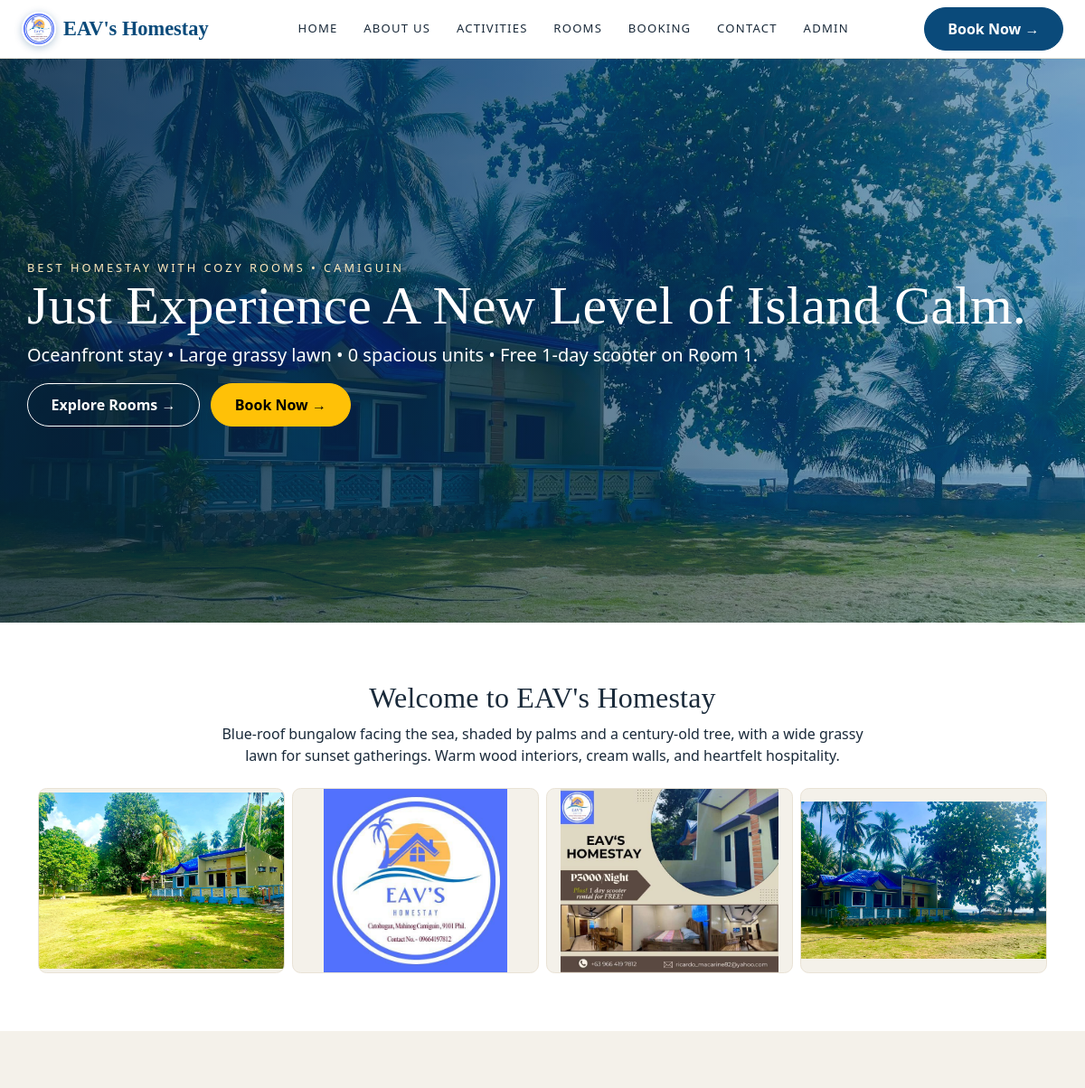
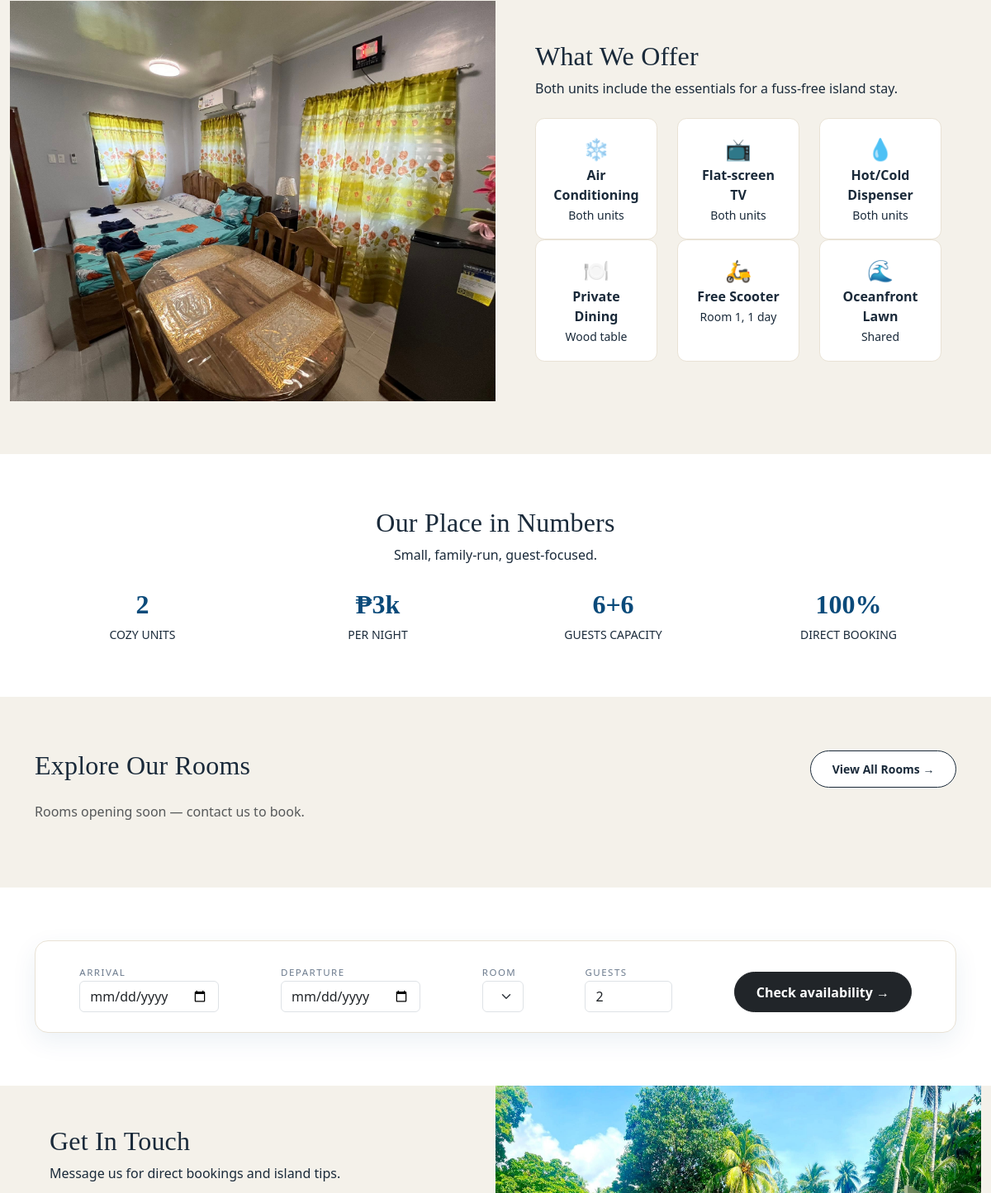
Before: / (upper part) with the older database file (2 pictures, top to bottom).
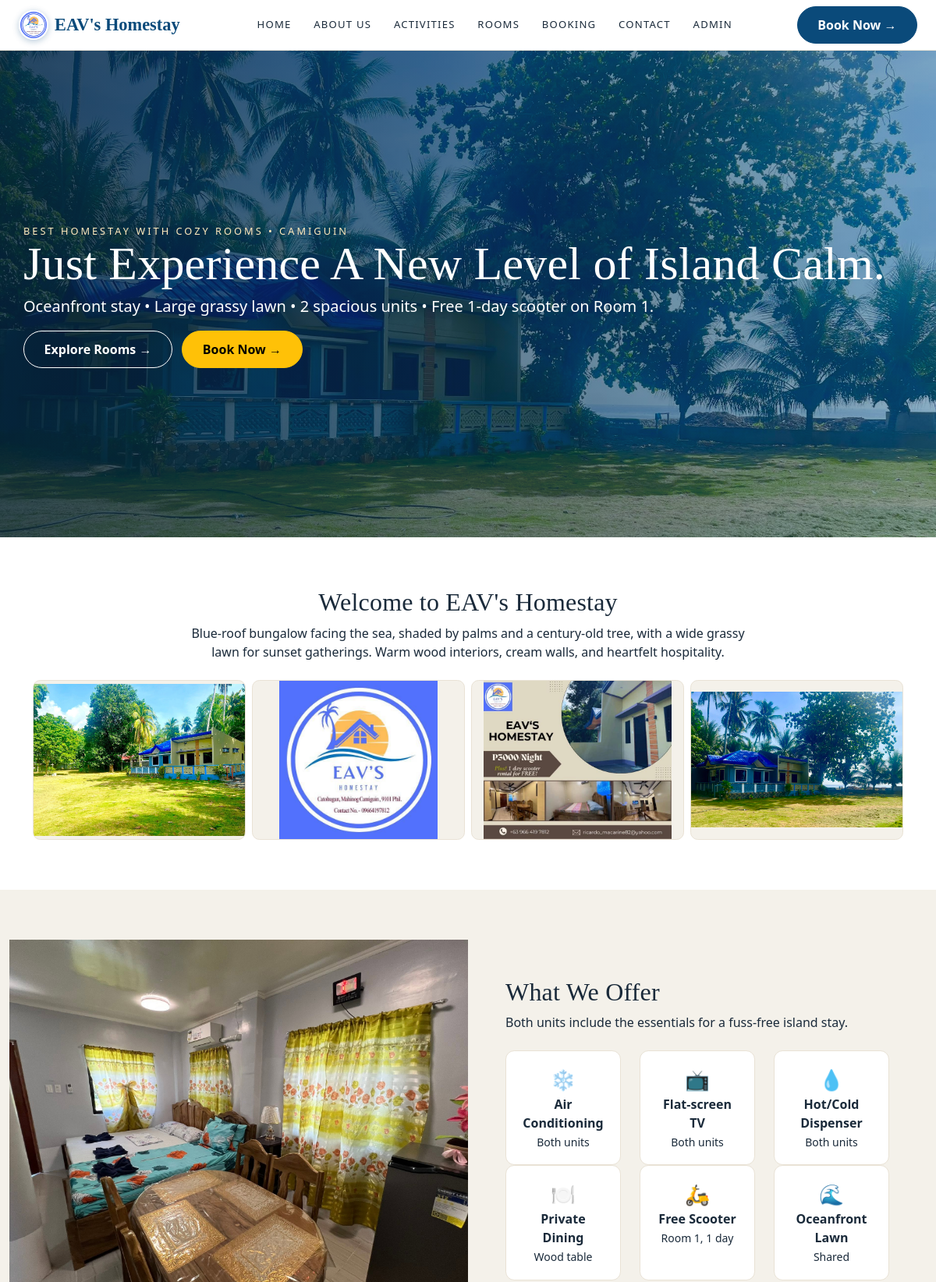
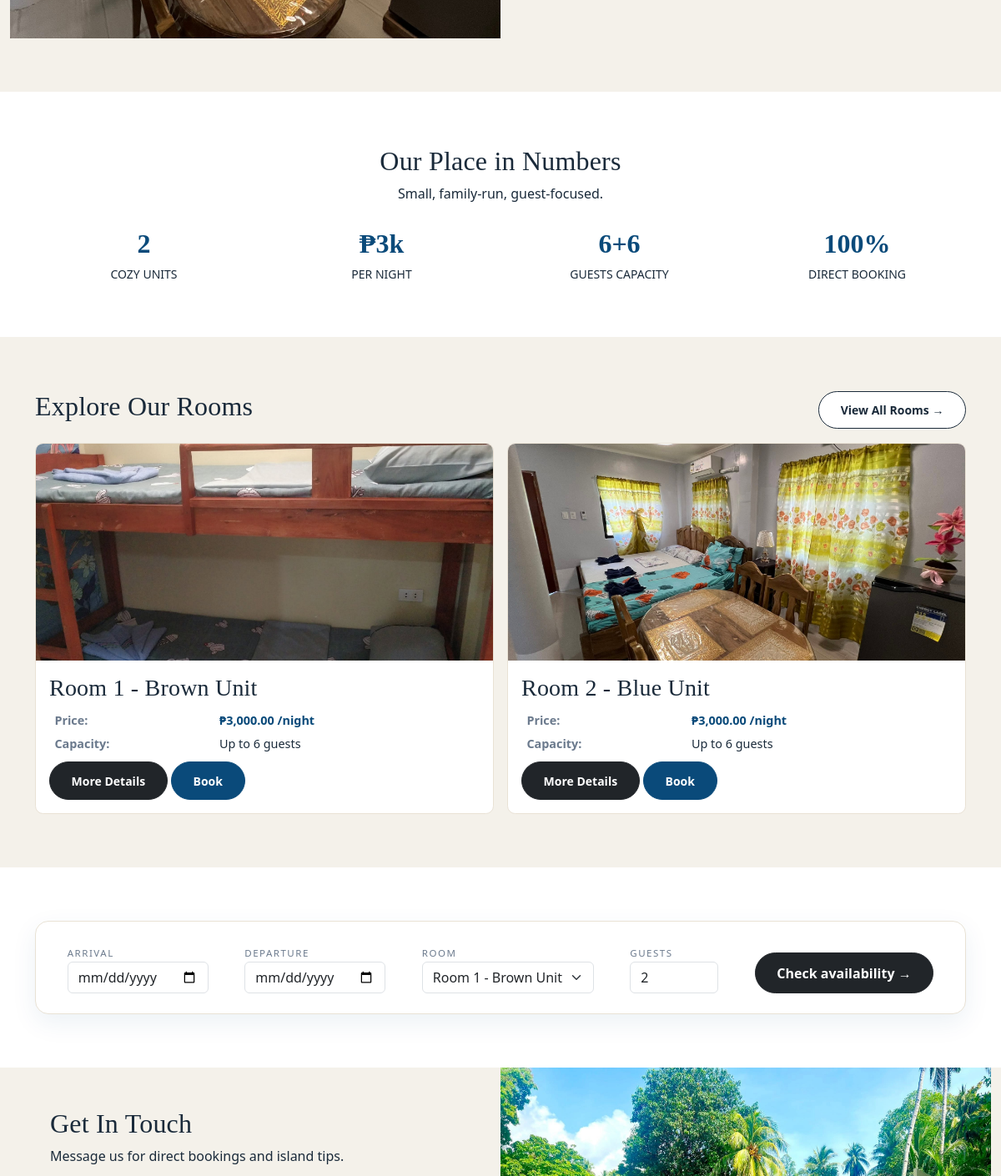
After: the same page with the newer database file (2 pictures, top to bottom).
### tables this page shows
CREATE TABLE IF NOT EXISTS rooms (
  id INT AUTO_INCREMENT PRIMARY KEY,
  room_name VARCHAR(100) NOT NULL,
  color VARCHAR(50) NOT NULL,
  capacity INT NOT NULL DEFAULT 4,
  price_per_night DECIMAL(10,2) NOT NULL DEFAULT 3000.00,
  description TEXT,
  image_urls TEXT,
  status ENUM('pending','active') NOT NULL DEFAULT 'pending',
  created_at TIMESTAMP DEFAULT CURRENT_TIMESTAMP
);

### config/helpers.php (called while the page is built, shortened)
<?php
function peso($n) {
    return '₱' . number_format((float)$n, 2);
}
function esc($s) { return htmlspecialchars($s ?? '', ENT_QUOTES, 'UTF-8'); }

### index.php (the view, shortened to what this page needs)
<?php require 'config/db.php'; require 'config/helpers.php'; require 'includes/header.php';
$siteRooms = [];
try { $siteRooms = $conn->query("SELECT * FROM rooms WHERE status='active' ORDER BY id")->fetch_all(MYSQLI_ASSOC); } catch (Exception $e) { $siteRooms = []; }
$nRooms = count($siteRooms);
?>
<section class="telly-hero">
  <img class="bg" src="assets/images/outside/528041068_122133605528410695_6982286475227622801_n.jpg" alt="Oceanfront homestay">
  <div class="overlay"></div>
  <div class="container content">
    <span class="eyebrow">Best Homestay With Cozy Rooms • Camiguin</span>
    <h1 class="banner-title serif">Just Experience A New Level of Island Calm.</h1>
    <p class="fs-5">Oceanfront stay • Large grassy lawn • <?php echo $nRooms; ?> spacious unit<?php echo $nRooms===1?'':'s'; ?> • Free 1-day scooter on Room 1.</p>
    <a href="rooms.php" class="btn btn-outline-cream btn-pill btn-arrow"><span>Explore Rooms</span></a>
    <a href="booking.php" class="btn btn-warning btn-pill btn-arrow ms-2"><span>Book Now</span></a>
  </div>
</section>
<section id="about" class="section text-center"><div class="container">
  <h2 class="serif">Welcome to EAV's Homestay</h2>
  <p class="col-lg-8 mx-auto">Blue-roof bungalow facing the sea, shaded by palms and a century-old tree, with a wide grassy lawn for sunset gatherings. Warm wood interiors, cream walls, and heartfelt hospitality.</p>
  <div class="row g-2 gallery mt-3">
    <div class="col-6 col-md-3"><img src="assets/images/outside/526532030_122133411140410695_3817852151501581650_n.jpg" alt="Lawn"></div>
    <div class="col-6 col-md-3"><img src="assets/images/outside/471376988_122117293292410695_8723640025538681244_n.jpg" alt="Front"></div>
    <div class="col-6 col-md-3"><img src="assets/images/outside/471327276_122117290112410695_2531146444987430042_n.jpg" alt="Palms"></div>
    <div class="col-6 col-md-3"><img src="assets/images/outside/528041068_122133605528410695_6982286475227622801_n.jpg" alt="Exterior"></div>
  </div>
</div></section>
<section id="amenities" class="section section-gray"><div class="container-fluid"><div class="row g-0">
  <div class="col-lg-6"><img src="assets/images/room2/538113582_122134519310410695_8735526467688003549_n.jpg" class="w-100 h-100" style="object-fit:cover;min-height:340px" alt="Room comfort"></div>
  <div class="col-lg-6 p-5">
    <h2 class="serif">What We Offer</h2><p>Both units include the essentials for a fuss-free island stay.</p>
    <div class="row mt-4">
      <div class="col-6 col-md-4"><div class="amenity"><div class="ic">❄️</div><b>Air Conditioning</b><br><small>Both units</small></div></div>
      <div class="col-6 col-md-4"><div class="amenity"><div class="ic">📺</div><b>Flat-screen TV</b><br><small>Both units</small></div></div>
      <div class="col-6 col-md-4"><div class="amenity"><div class="ic">💧</div><b>Hot/Cold Dispenser</b><br><small>Both units</small></div></div>
      <div class="col-6 col-md-4"><div class="amenity"><div class="ic">🍽️</div><b>Private Dining</b><br><small>Wood table</small></div></div>
      <div class="col-6 col-md-4"><div class="amenity"><div class="ic">🛵</div><b>Free Scooter</b><br><small>Room 1, 1 day</small></div></div>
      <div class="col-6 col-md-4"><div class="amenity"><div class="ic">🌊</div><b>Oceanfront Lawn</b><br><small>Shared</small></div></div>
    </div>
  </div>
</div></div></section>
<section class="section"><div class="container text-center">
  <h2 class="serif">Our Place in Numbers</h2><p>Small, family-run, guest-focused.</p>
  <div class="row mt-4">
    <div class="col-6 col-md-3"><div class="stat-num">2</div><small class="text-uppercase">Cozy Units</small></div>
    <div class="col-6 col-md-3"><div class="stat-num">₱3k</div><small class="text-uppercase">Per Night</small></div>
    <div class="col-6 col-md-3"><div class="stat-num">6+6</div><small class="text-uppercase">Guests Capacity</small></div>
    <div class="col-6 col-md-3"><div class="stat-num">100%</div><small class="text-uppercase">Direct Booking</small></div>
  </div>
</div></section>
<section id="our-rooms" class="section section-gray"><div class="container">
  <div class="d-flex justify-content-between align-items-center mb-3"><h2 class="serif">Explore Our Rooms</h2><a href="rooms.php" class="btn btn-outline-ink btn-pill btn-arrow btn-sm"><span>View All Rooms</span></a></div>
  <div class="row g-3">
    <?php foreach($siteRooms as $sr): ?>
    <div class="col-md-6"><div class="room-card">
      <img src="<?php echo esc($sr['image_urls']); ?>" alt="<?php echo esc($sr['room_name']); ?>">
      <div class="p-3"><h3 class="serif"><?php echo esc($sr['room_name']); ?></h3>
        <table class="spec-table"><tr><td><b>Price:</b></td><td class="price"><b><?php echo peso($sr['price_per_night']); ?></b> /night</td></tr><tr><td><b>Capacity:</b></td><td>Up to <?php echo (int)$sr['capacity']; ?> guests</td></tr></table>
        <a href="room-details.php?id=<?php echo $sr['id']; ?>" class="btn btn-dark btn-pill btn-sm mt-2">More Details</a> <a href="booking.php?room_id=<?php echo $sr['id']; ?>" class="btn btn-ocean btn-pill btn-sm mt-2">Book</a>
      </div>
    </div></div>
    <?php endforeach; ?>
    <?php if(!$siteRooms): ?><p class="text-muted">Rooms opening soon — contact us to book.</p><?php endif; ?>
  </div>
</div></section>
<section id="booking-wrap" class="section"><div class="container">
  <form action="booking.php" method="get" class="booking-bar d-flex flex-wrap align-items-end justify-content-around p-4 gap-3">
    <div><label>Arrival</label><input type="date" name="check_in" class="form-control" required min="<?php echo date('Y-m-d'); ?>"></div>
    <div><label>Departure</label><input type="date" name="check_out" class="form-control" required></div>
    <div><label>Room</label><select name="room_id" class="form-select"><?php foreach($siteRooms as $sr): ?><option value="<?php echo $sr['id']; ?>"><?php echo esc($sr['room_name']); ?></option><?php endforeach; ?></select></div>
    <div><label>Guests</label><input type="number" name="guests" value="2" min="1" max="10" class="form-control"></div>
    <button class="btn btn-dark btn-pill btn-arrow"><span>Check availability</span></button>
  </form>
</div></section>
<section class="section section-gray p-0"><div class="container-fluid"><div class="row g-0">
  <div class="col-lg-6 p-5"><h2 class="serif">Get In Touch</h2><p>Message us for direct bookings and island tips.</p>
  </div>
  <div class="col-lg-6"><img src="assets/images/outside/526532030_122133411140410695_3817852151501581650_n.jpg" class="w-100 h-100" style="object-fit:cover;min-height:300px" alt="Lawn"></div>
</div></div></section>
<?php require 'includes/footer.php'; ?>

### includes/header.php (shortened to what this page needs)
<!DOCTYPE html>
<html lang="en">
<head>
<link href="assets/vendor/bootstrap.min.css?v=20251017" rel="stylesheet">
<link href="assets/css/style.css?v=20251017" rel="stylesheet">
</head>
<body>
<nav class="navbar navbar-expand-lg sticky-top eav-nav">
  <div class="container-fluid px-4">
    <a class="navbar-brand fw-bold" href="index.php"><img src="assets/images/logo.jpg" alt="EAV's Homestay logo" class="brand-logo"> EAV's Homestay</a>
    <div class="collapse navbar-collapse" id="nav">
      <ul class="navbar-nav mx-auto">
        <li class="nav-item"><a class="nav-link" href="index.php">Home</a></li>
        <li class="nav-item"><a class="nav-link" href="index.php#about">About Us</a></li>
        <li class="nav-item"><a class="nav-link" href="index.php#amenities">Activities</a></li>
        <li class="nav-item"><a class="nav-link" href="rooms.php">Rooms</a></li>
        <li class="nav-item"><a class="nav-link" href="booking.php">Booking</a></li>
        <li class="nav-item"><a class="nav-link" href="index.php#contact">Contact</a></li>
        <li class="nav-item"><a class="nav-link" href="admin/login.php" onclick="openAdminCurtain();return false;">Admin</a></li>
      </ul>
      <a href="booking.php" class="btn btn-ocean btn-pill btn-arrow"><span>Book Now</span></a>
    </div>
  </div>
</nav>
<main>

### includes/footer.php (shortened to what this page needs)
</main>
</body>
</html>

### assets/css/style.css (style rules this page uses)
:root { --ocean:#0A4A7A;--ocean2:#0E6BA8;--cream:#FFF8EC;--wood:#C8A97E;--ink:#1a2a3a;--gray:#f4f1ea; }
body { background:#fff;color:var(--ink);font-family:'Segoe UI',Arial,sans-serif; }
h1,h2,h3,.serif { font-family:Georgia,'Times New Roman',serif;letter-spacing:.2px; }
.eav-nav { background:#fff!important;border-bottom:1px solid #e9e2d5; }
.eav-nav .navbar-brand { color:var(--ocean)!important;font-family:Georgia,serif;font-size:1.4rem;display:flex;align-items:center;gap:.5rem; }
.brand-logo { width:38px;height:38px;border-radius:50%;object-fit:cover;border:2px solid #fff;box-shadow:0 2px 8px rgba(10,74,122,.3); }
.eav-nav .nav-link { color:var(--ink)!important;text-transform:uppercase;font-size:.82rem;letter-spacing:1.2px;margin:0 .4rem; }
.telly-hero { position:relative;min-height:78vh;display:flex;align-items:center;color:#fff;overflow:hidden;background:var(--ocean); }
.telly-hero img.bg { position:absolute;inset:0;width:100%;height:100%;object-fit:cover; }
.telly-hero .overlay { position:absolute;inset:0;background:linear-gradient(90deg,rgba(6,38,62,.82),rgba(10,74,122,.45)); }
.telly-hero .content { position:relative;z-index:2;padding:4rem 0; }
.eyebrow { text-transform:uppercase;letter-spacing:3px;font-size:.8rem;color:#ffe9bd; }
.banner-title { font-size:clamp(2.2rem,5vw,4rem);line-height:1.05; }
.btn-pill { border-radius:50px;padding:.7rem 1.6rem;font-weight:600; }
.btn-arrow span::after { content:' →';font-weight:700; }
.btn-ocean { background:var(--ocean);color:#fff;border:1px solid var(--ocean); }
.btn-outline-cream { border:1px solid #fff;color:#fff; }
.btn-outline-ink { border:1px solid var(--ink);color:var(--ink);background:#fff; }
.section { padding:4rem 0; }
.section-gray { background:var(--gray); }
.room-card { border:1px solid #e9e2d5;border-radius:.6rem;overflow:hidden;background:#fff;height:100%; }
.room-card img { height:260px;object-fit:cover;width:100%; }
.spec-table { width:100%;font-size:.9rem; }
.spec-table td { padding:.2rem .4rem;vertical-align:top; }
.spec-table td:first-child { color:#6b7a8d; }
.price { color:var(--ocean);font-weight:800; }
.amenity { background:#fff;border:1px solid #e9e2d5;border-radius:.7rem;padding:1.1rem;text-align:center;height:100%; }
.amenity .ic { font-size:1.6rem; }
.gallery img { width:100%;height:auto;aspect-ratio:4/3;object-fit:contain;background:var(--gray);border-radius:.6rem;border:1px solid #e9e2d5; }
.booking-bar { background:#fff;border:1px solid #e9e2d5;border-radius:1rem;box-shadow:0 10px 30px rgba(10,74,122,.08); }
.booking-bar label { text-transform:uppercase;font-size:.72rem;letter-spacing:1.5px;color:#6b7a8d; }
.stat-num { font-family:Georgia,serif;font-size:2rem;font-weight:700;color:var(--ocean); }

Changed rows visible on the page:
now on this page (row edited): rooms: image_urls (picture), room_name "Room 1 - Brown Unit", price_per_night "₱3,000.00", capacity "6"
now on this page (row edited): rooms: image_urls (picture), room_name "Room 2 - Blue Unit", price_per_night "₱3,000.00", capacity "6"
Other visible differences:
$nRooms: "0" → "2"
form field room_id: (not shown) → "Room 1 - Brown Unit"
text no longer shown: "Rooms opening soon — contact us to book."
